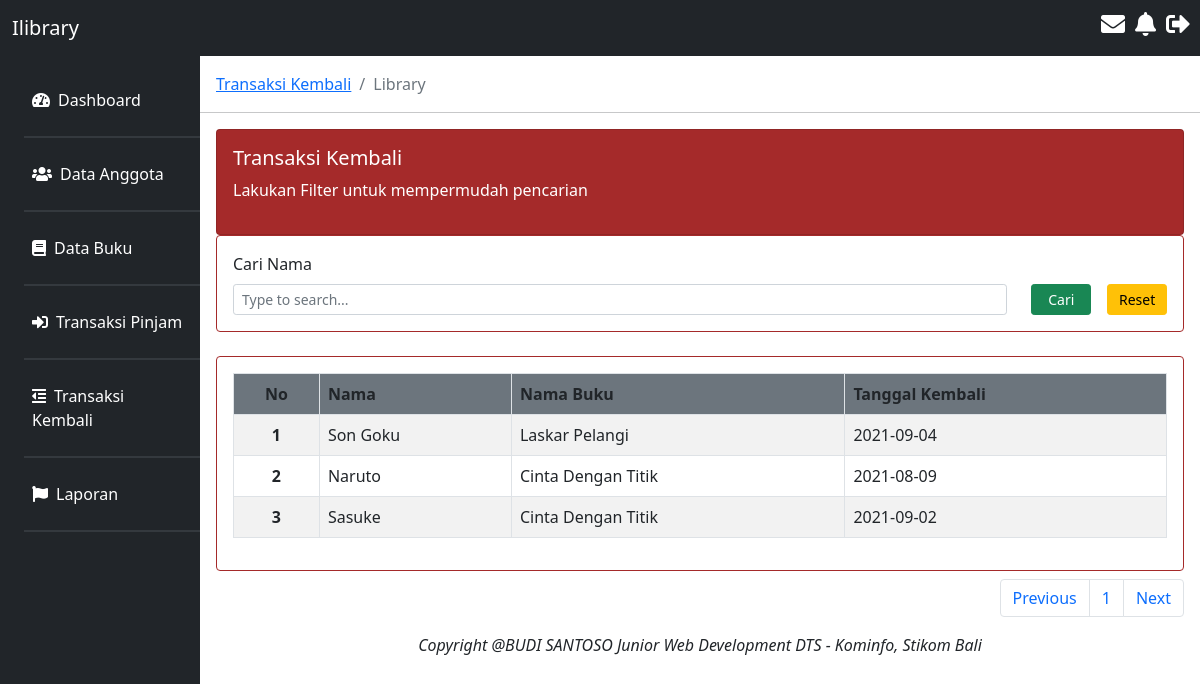
Page /transaksi/data_transaksi_kembali.php on the committed database.
### tables this page shows
CREATE TABLE `transaksi` (
  `id` int(11) NOT NULL,
  `id_anggota` int(11) NOT NULL,
  `id_buku` int(11) NOT NULL,
  `tanggal_pinjam` date NOT NULL,
  `tanggal_kembali` date NOT NULL,
  `status_pinjam` varchar(255) NOT NULL
);

CREATE TABLE `anggota` (
  `id` int(11) NOT NULL,
  `nama` varchar(50) NOT NULL,
  `jk` varchar(20) NOT NULL,
  `agama` varchar(20) NOT NULL,
  `hp` varchar(20) NOT NULL,
  `status` varchar(20) NOT NULL,
  `foto` varchar(50) NOT NULL,
  `alamat` text NOT NULL,
  `pekerjaan` varchar(255) NOT NULL
);

CREATE TABLE `buku` (
  `id` int(11) NOT NULL,
  `nama_buku` varchar(255) NOT NULL,
  `jenis` varchar(255) NOT NULL,
  `pengarang` varchar(255) NOT NULL,
  `penerbit` varchar(255) NOT NULL,
  `stok_keseluruhan` int(11) NOT NULL,
  `sisa_stok` int(11) NOT NULL
);

### transaksi/data_transaksi_kembali.php (the view, shortened to what this page needs)
<?php
include '../koneksi/koneksi.php';
$batas = 10;
$halaman = isset($_GET['halaman'])?(int)$_GET['halaman'] : 1;
$halaman_awal = ($halaman>1) ? ($halaman * $batas) - $batas : 0;
$previous = $halaman - 1;
$next = $halaman + 1;
$no = 1;
$data = mysqli_query($koneksi,"select * from transaksi order by id");
$jumlah_data = mysqli_num_rows($data);
$total_halaman = ceil($jumlah_data / $batas);
if(isset($_POST["cari"])){
    $search = $_POST['keyword'];
    $data_transaksi = mysqli_query($koneksi,"select * from transaksi join anggota on anggota.id=transaksi.id_anggota join buku on buku.id=transaksi.id_buku WHERE nama LIKE '%$search%' limit $halaman_awal, $batas");
} else {
    $data_transaksi = mysqli_query($koneksi,"select * from transaksi join anggota on anggota.id=transaksi.id_anggota join buku on buku.id=transaksi.id_buku limit $halaman_awal, $batas");
}
?>
<!doctype html>
<html lang="en">
  <head>
    <link href="https://cdn.jsdelivr.net/npm/bootstrap@5.0.2/dist/css/bootstrap.min.css" rel="stylesheet">
    <link rel="stylesheet" href="../style/style.css">
    <link rel="stylesheet" href="https://pro.fontawesome.com/releases/v5.10.0/css/all.css"/>
  </head>
  <body>
    <nav class="navbar navbar-expand-lg navbar-dark text-white bg-dark fixed-top">
        <div class="container-fluid">
            <a class="navbar-brand" href="#">Ilibrary</a>
        </div>
            <h4 class="icon-navbar"><i class="fas fa-envelope" data-bs-toggle="tooltip" data-bs-placement="top" title="inbox"></i></h4>
            <h4 class="icon-navbar"><i class="fas fa-bell" data-bs-toggle="tooltip" data-bs-placement="top" title="notifications"></i></h4>
            <h4 class="icon-navbar"><i class="fas fa-sign-out-alt" data-bs-toggle="tooltip" data-bs-placement="top" title="sign out"></i></h4>
    </nav>
    <div class="row g-0 mt-5 content">
        <div class="col-md-2 bg-dark mt-2 pr-3 pt-4">
            <ul class="nav flex-column ms-3 mb-3">
                <li class="nav-item">
                    <a class="nav-link active text-white" aria-current="page" href="../home/index.php">
                        <i class="fas fa-tachometer-alt me-2"></i>Dashboard
                    </a>
                    <hr class="bg-secondary ms-2" size="4px">
                </li>
                <li class="nav-item">
                    <a class="nav-link text-white" href="data_anggota.php">
                        <i class="fas fa-users me-2"></i>Data Anggota
                    </a>
                    <hr class="bg-secondary ms-2" size="4px">
                </li>
                <li class="nav-item">
                    <a class="nav-link text-white" href="../buku/data_buku.php">
                        <i class="fas fa-book me-2"></i>Data Buku
                    </a>
                    <hr class="bg-secondary ms-2" size="4px">
                </li>
                <li class="nav-item">
                    <a class="nav-link text-white" href="./data_transaksi_pinjam.php">
                    <i class="fas fa-sign-in-alt me-2"></i>Transaksi Pinjam
                    </a>
                    <hr class="bg-secondary ms-2" size="4px">
                </li>
                <li class="nav-item">
                    <a class="nav-link text-white" href="./data_transaksi_kembali.php">
                    <i class="fas fa-outdent me-2"></i>Transaksi Kembali
                    </a>
                    <hr class="bg-secondary ms-2" size="4px">
                </li>
                <li class="nav-item">
                    <a class="nav-link text-white" href="./laporan.php">
                    <i class="fas fa-flag me-2"></i>Laporan
                    </a>
                    <hr class="bg-secondary ms-2" size="4px">
                </li>
            </ul>
        </div>
        <div class="col-md-10 mt-4">
            <nav aria-label="breadcrumb">
                <ol class="breadcrumb ms-3">
                <li class="breadcrumb-item"><a href="#">Transaksi Kembali</a></li>
                <li class="breadcrumb-item active" aria-current="page">Library</li>
                </ol>
            </nav>
            <hr width="100%">
            <div class="row g-0 ms-3 me-3">
                <div class="card text-white" style="background-color: brown;">
                    <div class="card-body g-0">
                        <div class="row g-0">
                            <div class="col-md-10 g-0">
                                <h5>Transaksi Kembali</h5>
                                <p>Lakukan Filter untuk mempermudah pencarian</p>
                            </div>
                        </div>
                    </div>
                </div>
            </div>
            <div class="row g-0 ms-3 me-3">
                <div class="card" style="border-color: brown;">
                    <div class="card-body g-0">
                            <form method="POST" enctype="multipart/form-data">
                                <div class="row">
                                    <div class="col-md-10">
                                        <label for="exampleDataList" class="form-label">Cari Nama</label>
                                        <input class="form-control input-filter form-control-sm" type="text" name="keyword" id="exampleDataList" placeholder="Type to search...">
                                    </div>
                                    <div class="col-md-2 d-flex align-items-end">
                                        <button type="submit" name="cari" class="btn btn-success me-3 btn-sm" style="width: 100px">Cari</button>
                                        <button type="submit" class="btn btn-warning btn-sm" style="width: 100px">Reset</button>
                                    </div>
                                </div>
                            </form>
                    </div>
                </div>
            </div>
            <div class="row g-0 ms-3 me-3 mt-4">
                <div class="card" style="border-color: brown;">
                    <div class="card-body">
                        <table class="table table-striped table-hover table-bordered">
                            <thead class="bg-secondary">
                                <tr>
                                  <th scope="col" class="text-center">No</th>
                                  <th scope="col">Nama</th>
                                  <th scope="col">Nama Buku</th>
                                  <th scope="col">Tanggal Kembali</th>
                                </tr>
                              </thead>
                              <tbody>
                                <?php
                                while($d = mysqli_fetch_assoc($data_transaksi)) {
                                ?>
                                    <tr>
                                        <th scope="row" class="text-center"><?php echo $no++ ?></th>
                                        <td><?php echo $d['nama'] ?></td>
                                        <td><?php echo $d['nama_buku'] ?></td>
                                        <td><?php echo $d['tanggal_kembali'] ?></td>
                                    </tr>
                                <?php
                                    }
                                ?>
                            </tbody>
                        </table>
                    </div>
                </div>
                <nav>
                    <ul class="pagination justify-content-end mt-2">
                        <li class="page-item">
                            <a class="page-link" <?php if($halaman > 1){ echo "href='?halaman=$previous'"; } ?>>Previous</a>
                        </li>
                        <?php
                        for($x=1;$x<=$total_halaman;$x++){
                            ?>
                            <li class="page-item"><a class="page-link" href="?halaman=<?php echo $x ?>"><?php echo $x; ?></a></li>
                            <?php
                        }
                        ?>
                        <li class="page-item">
                            <a  class="page-link" <?php if($halaman < $total_halaman) { echo "href='?halaman=$next'"; } ?>>Next</a>
                        </li>
                    </ul>
                </nav>
                <p class="text-center fst-italic">Copyright @BUDI SANTOSO Junior Web Development DTS - Kominfo, Stikom Bali</p>
            </div>
        </div>
    </div>
  </body>
</html>

### style/style.css (style rules this page uses)
.icon-navbar { margin-right: 10px; }
.content { min-height: 100vh; }

### rows in the picture
transaksi: id_anggota.nama "Son Goku", id_buku.nama_buku "Laskar Pelangi", tanggal_kembali "2021-09-04"
transaksi: id_anggota.nama "Naruto", id_buku.nama_buku "Cinta Dengan Titik", tanggal_kembali "2021-08-09"
transaksi: id_anggota.nama "Sasuke", id_buku.nama_buku "Cinta Dengan Titik", tanggal_kembali "2021-09-02"
